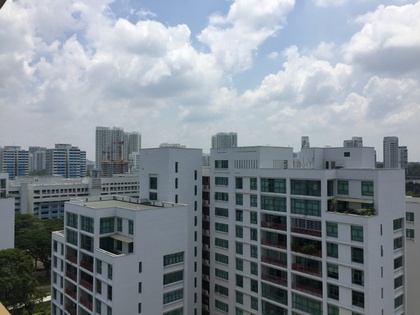
%> input picture ca1/im01.jpg, 420 x 315 px, shrunk from 640 x 480 before the run
$ octave Part1_1.m   (GNU Octave 9; MATLAB toolbox functions it lacks are replaced by stand-ins)
%> lines starting %> are read from the running program, lines starting %| are printed output that depends on the picture
%% import image
img = imread('/Users/chuzheng/Desktop/visual computing/ca1/im01.jpg');
%> img is the input picture: size 315x420x3 uint8; mean R, G, B 132.5, 140.9, 148.9

%% gray scale
if size(img,3) == 3
    img_gray = rgb2gray(img);
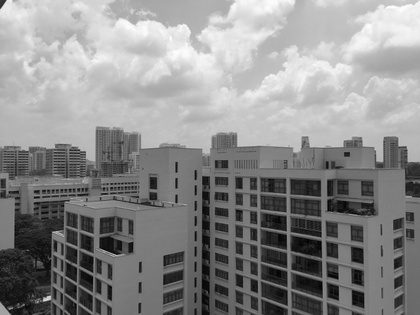
%> img_gray: size 315x420 uint8; min 0, max 254, mean 139.3
else
    img_gray = img;
end
img_gray = double(img_gray);
%> img_gray: size 315x420 double

%% sobel filter
g_x = [1 0 -1 ; 2 0 -2 ; 1 0 -1];
g_y = [1 2 1 ; 0 0 0 ; -1 -2 -1];

%% 2D convolution

img_sobel_gx = zeros (size(img_gray,1),size(img_gray,2),'double');
img_sobel_gy = zeros (size(img_gray,1),size(img_gray,2),'double');
img_sobel_gxy = zeros (size(img_gray,1),size(img_gray,2),'double');
img_crop = zeros (3,3);

for i = 1 : size(img_gray,1) - 2
    for j = 1 : size(img_gray,2) - 2
        img_crop = img_gray (i:i+2,j:j+2);
        img_sobel_gx(i,j) = sum(sum(img_crop .* g_x));
        img_sobel_gy(i,j) = sum(sum(img_crop .* g_y));
    end
end
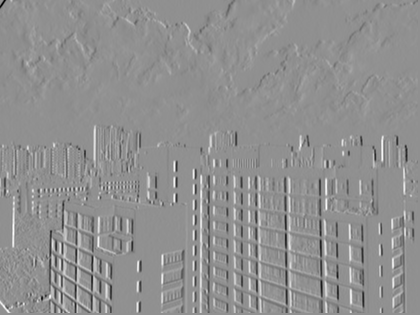
%> img_sobel_gx: size 315x420 double; min -637, max 487, mean -0.4; drawn with min black and max white
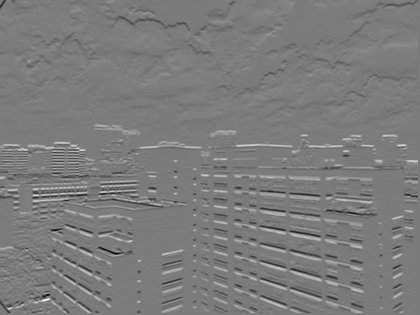
%> img_sobel_gy: size 315x420 double; min -634, max 673, mean 3.1; drawn with min black and max white

%% normalize to 0-1 as double

img_sobel_gx = ((img_sobel_gx - min(min(img_sobel_gx))) ./ (max(max(img_sobel_gx)) - min(min(img_sobel_gx))));
img_sobel_gy = ((img_sobel_gy - min(min(img_sobel_gy))) ./ (max(max(img_sobel_gy)) - min(min(img_sobel_gy))));

img_sobel_gxy  = sqrt(img_sobel_gx.^2 + img_sobel_gy.^2);
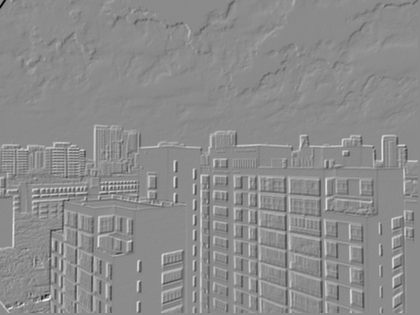
%> img_sobel_gxy: size 315x420 double; min 0.154, max 1.24, mean 0.75; drawn with min black and max white
img_sobel_gxy = ((img_sobel_gxy - min(min(img_sobel_gxy))) ./ (max(max(img_sobel_gxy)) - min(min(img_sobel_gxy))));

%% output

figure(1);
imshow(img_sobel_gx);
%title('edge detection in x direction - sobel filter gx');
figure(2);
imshow(img_sobel_gy);
%title('edge detection in y direction - sobel filter gy');
figure(3);
imshow(img_sobel_gxy);
%title('edge detection - sobel filter g');

$ run again, with ca1/im02.jpg copied over ca1/im01.jpg
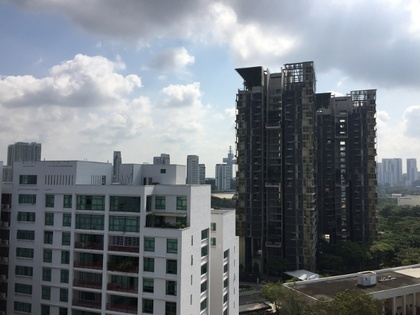
%> input picture ca1/im02.jpg, 420 x 315 px, shrunk from 640 x 480 before the run
%> img is the input picture: size 315x420x3 uint8; mean R, G, B 118.6, 124.4, 130.6
%> after the loop `for i = 1 : size(img_gray,1) - 2`:
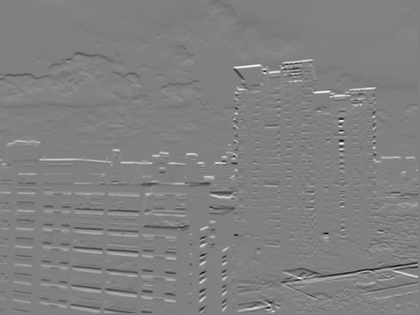
%> img_sobel_gy: size 315x420 double; min -852, max 836, mean 2.9; drawn with min black and max white
%> `img_sobel_gxy  = sqrt(img_sobel_gx.^2 + img_sobel_gy.^2);`:
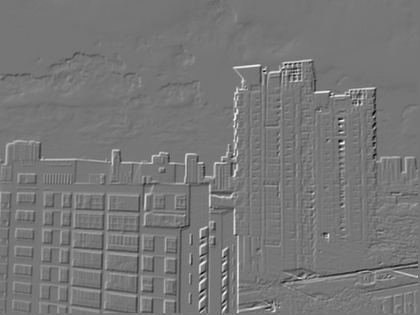
%> img_sobel_gxy: size 315x420 double; min 0.311, max 1.16, mean 0.709; drawn with min black and max white

$ run again, with ca1/im03.jpg copied over ca1/im01.jpg
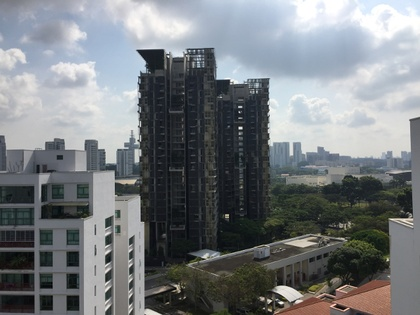
%> input picture ca1/im03.jpg, 420 x 315 px, shrunk from 640 x 480 before the run
%> img is the input picture: size 315x420x3 uint8; mean R, G, B 119.9, 124.1, 127.3
%> after the loop `for i = 1 : size(img_gray,1) - 2`:
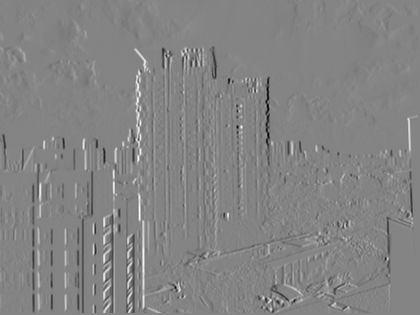
%> img_sobel_gx: size 315x420 double; min -752, max 700, mean -0.9; drawn with min black and max white
%> `img_sobel_gxy  = sqrt(img_sobel_gx.^2 + img_sobel_gy.^2);`:
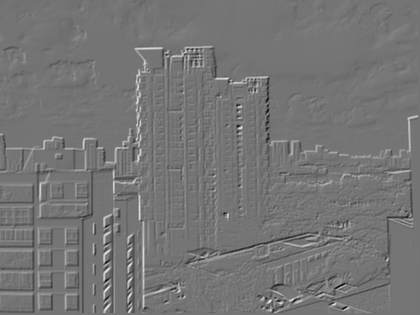
%> img_sobel_gxy: size 315x420 double; min 0.295, max 1.24, mean 0.728; drawn with min black and max white

$ run again, with ca1/im04.jpg copied over ca1/im01.jpg
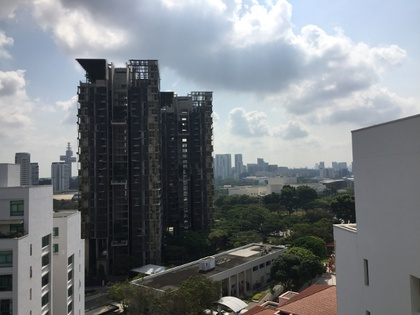
%> input picture ca1/im04.jpg, 420 x 315 px, shrunk from 640 x 480 before the run
%> img is the input picture: size 315x420x3 uint8; mean R, G, B 120.2, 124.8, 128.8
%> after the loop `for i = 1 : size(img_gray,1) - 2`:
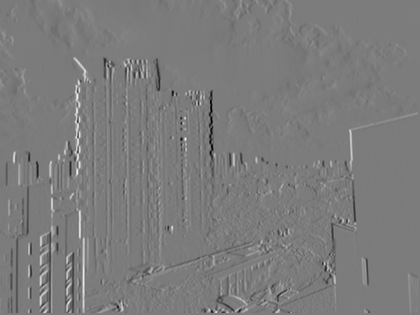
%> img_sobel_gx: size 315x420 double; min -722, max 762, mean -0.3; drawn with min black and max white
%> `img_sobel_gxy  = sqrt(img_sobel_gx.^2 + img_sobel_gy.^2);`:
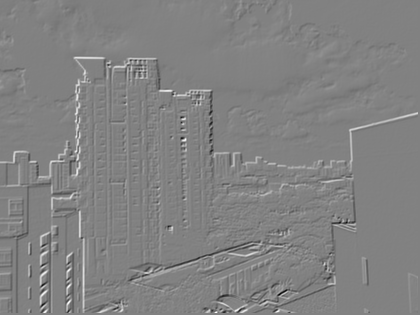
%> img_sobel_gxy: size 315x420 double; min 0.232, max 1.17, mean 0.71; drawn with min black and max white
